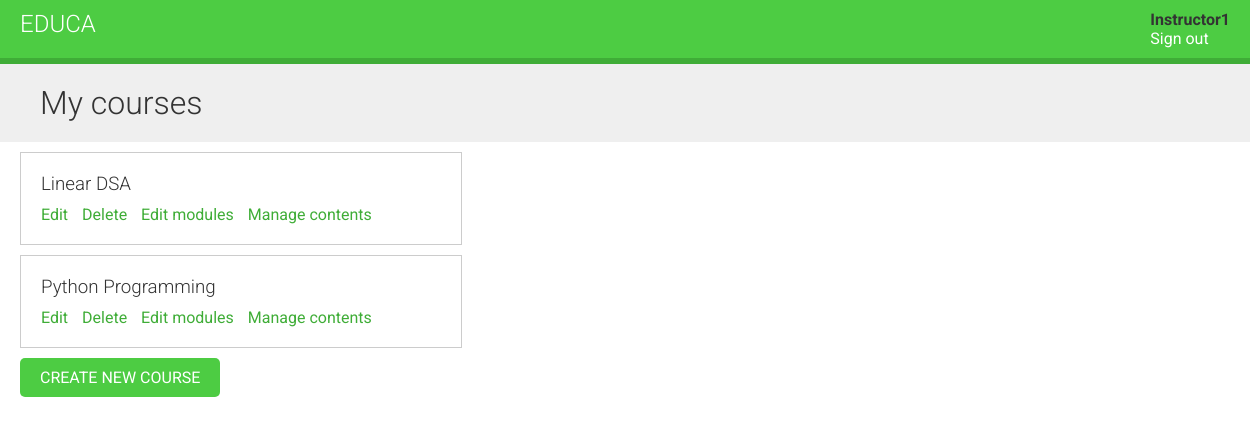
The app's page /course/mine/ (signed in) with its own data.
### courses/models.py (models this page shows, shortened)
class Course(models.Model):
    owner=models.ForeignKey(
        User,
        related_name='courses_created',
        on_delete=models.CASCADE
    )
    subject=models.ForeignKey(
        Subject,
        related_name='courses',
        on_delete=models.CASCADE
    )
    title=models.CharField(max_length=200)
    slug=models.SlugField(max_length=200, unique=True)
    overview=models.TextField()
    created=models.DateTimeField(auto_now_add=True)
    students=models.ManyToManyField(User, related_name='courses_joined',blank=True)
    class Meta:
        ordering=['-created']

### courses/views.py (the view, shortened to what this page needs)
# urls.py: path('mine/',views.ManageCourseListView.as_view(),name='manage_course_list'),
class ManageCourseListView(ListView):
    model=Course
    template_name='courses/manage/course/list.html'

### courses/views.py (called while the page is built)
    def get_queryset(self):
        qs=super().get_queryset()
        return qs.filter(owner=self.request.user)

### courses/templates/courses/manage/course/list.html (shortened to what this page needs)
{% extends "base.html" %}
{% block content %}
  <h1>My courses</h1>
  <div class="module">
    {% for course in object_list %}
      <div class="course-info">
        <h3>{{ course.title }}</h3>
        <p>
          <a href="{% url "course_edit" course.id %}">Edit</a>
          <a href="{% url "course_delete" course.id %}">Delete</a>
          <a href="{% url "course_module_update" course.id %}">Edit modules</a>
          {% if course.modules.count > 0 %}
          <a href="{% url 'module_content_list' course.modules.first.id %}">Manage contents</a>
          {% endif %}
        </p>
      </div>
    {% empty %}
      <p>You haven't created any courses yet.</p>
    {% endfor %}
    <p>
      <a href="{% url "course_create" %}" class="button">Create new course</a>
    </p>
  </div>
{% endblock %}

### courses/templates/base.html (shortened to what this page needs)
{% load static %}
<!DOCTYPE html>
<html>
<head>
  <link href="{% static "css/base.css" %}" rel="stylesheet">
</head>
<body>
  <div id="header">
    <a href="/" class="logo">Educa</a>
    <ul class="menu">
      {% if request.user %}
      <strong>{{ request.user }}</strong>
      {% endif %}
      {% if request.user.is_authenticated %}
        <li><a href="{% url "logout" %}">Sign out</a></li>
      {% else %}
        <li><a href="{% url "login" %}">Sign in</a></li>
      {% endif %}
    </ul>
  </div>
  <div id="content">
    {% block content %}
    {% endblock %}
  </div>
</body>
</html>

### courses/static/css/base.css (style rules this page uses)
body { margin:0; font-family:'Roboto', sans-serif; font-weight:400; color:#333; }
a { color:#3fad37; text-decoration:none; }
ul { float:left; }
h1, h2, h3, h4, h5, h6 { font-family:'Roboto', sans-serif; font-weight:300; }
h1 { background:#efefef; width:100%; overflow:auto; padding:20px 0 20px 40px; margin:0; }
.module { padding:10px 20px; float:left; width:600px; }
.module h3 { margin:20px 0 0; padding:0; width:100%; }
.module p { margin:10px 0 20px; width:100%; float:left; }
#header { background:#4dcc43; overflow:auto; padding:10px 20px; border-bottom:6px solid #3fad37; }
#header .logo { text-decoration:none; font-family:'Roboto', sans-serif; font-weight:300; text-transform:uppercase; font-size:24px; color:#fff; float:left; }
#header a { color:#fff; }
#header .menu { list-style:none; float:right; margin:0; padding:0; }
input[type=submit], a.button { border-radius:5px; background:#4dcc43; color:#fff; font-size:16px; text-transform:uppercase; border:none; padding:10px 20px; margin:20px 0; }
.course-info { border:1px solid #ccc; padding:0 20px; margin-bottom:10px; width:400px; overflow:auto; }
.course-info a { margin-right:10px; }

### records on screen
Course: title "Linear DSA", shows "Manage contents"
Course: title "Python Programming", shows "Manage contents"

### other values on screen
{{ request.user }} "Instructor1"
